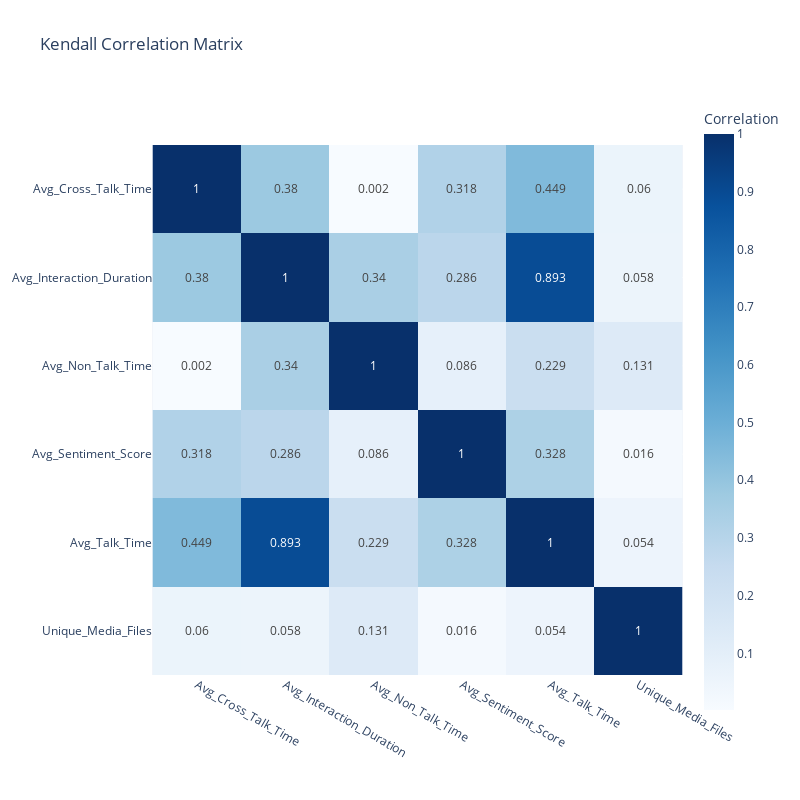

Source (notebook cell):
### Code cell
fig = px.imshow(corr_kendall,text_auto=True, color_continuous_scale='Blues',title='Kendall Correlation Matrix',width=800, height=800,labels=dict({'color':'Correlation'}),)
fig.show()

### Figure 1 — Plotly figure (JSON) as saved in the notebook; plotly's stock layout.template omitted (floating-point values rounded to 4 significant figures)
{"data": [{"coloraxis": "coloraxis", "hovertemplate": "x: %{x}<br>y: %{y}<br>Correlation: %{z}<extra></extra>", "name": "0", "texttemplate": "%{z}", "type": "heatmap", "x": ["Avg_Cross_Talk_Time", "Avg_Interaction_Duration", "Avg_Non_Talk_Time", "Avg_Sentiment_Score", "Avg_Talk_Time", "Unique_Media_Files"], "xaxis": "x", "y": ["Avg_Cross_Talk_Time", "Avg_Interaction_Duration", "Avg_Non_Talk_Time", "Avg_Sentiment_Score", "Avg_Talk_Time", "Unique_Media_Files"], "yaxis": "y", "z": [[1, 0.38, 0.002, 0.318, 0.449, 0.06], [0.38, 1, 0.34, 0.286, 0.893, 0.058], [0.002, 0.34, 1, 0.086, 0.229, 0.131], [0.318, 0.286, 0.086, 1, 0.328, 0.016], [0.449, 0.893, 0.229, 0.328, 1, 0.054], [0.06, 0.058, 0.131, 0.016, 0.054, 1]]}], "layout": {"coloraxis": {"colorbar": {"title": {"text": "Correlation"}}, "colorscale": [[0, "rgb(247,251,255)"], [0.125, "rgb(222,235,247)"], [0.25, "rgb(198,219,239)"], [0.375, "rgb(158,202,225)"], [0.5, "rgb(107,174,214)"], [0.625, "rgb(66,146,198)"], [0.75, "rgb(33,113,181)"], [0.875, "rgb(8,81,156)"], [1, "rgb(8,48,107)"]]}, "height": 800, "title": {"text": "Kendall Correlation Matrix"}, "width": 800, "xaxis": {"anchor": "y", "constrain": "domain", "domain": [0, 1], "scaleanchor": "y"}, "yaxis": {"anchor": "x", "autorange": "reversed", "constrain": "domain", "domain": [0, 1]}}}
